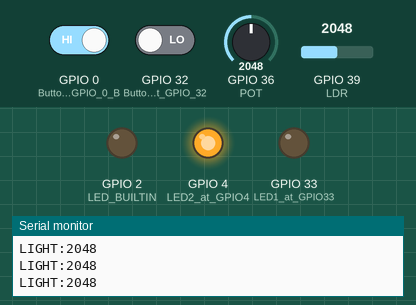
Simulated run of this sketch. Board: ESP32. Parts: output pins drawn as LEDs (lit = HIGH), the last lines printed to the serial monitor. The test bench sets the inputs (shaded band); at power-on: GPIO 0 (Button_Switch_at_GPIO_0_B) HIGH, GPIO 32 (Button_Switch_at_GPIO_32) LOW, GPIO 36 (POT) = 2048, GPIO 39 (LDR) = 2048.

Above: at 1.2 s.
1.3 s: GPIO 0 (Button_Switch_at_GPIO_0_B) driven LOW and GPIO 32 (Button_Switch_at_GPIO_32) driven HIGH
At 2.5 s:
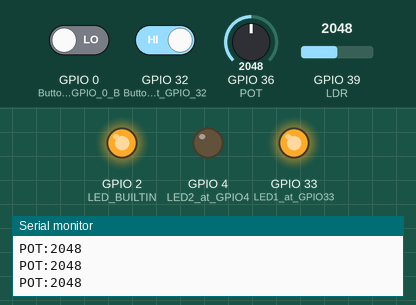
2.8 s: GPIO 36 (POT) set to 1063
4.3 s: GPIO 36 (POT) set to 973
Timing chart, 0 to 7.3 s (numbered marks = the images above; inputs shaded):
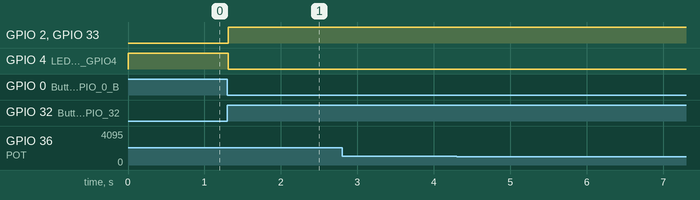

Measured:
- after the input at 1.3 s, GPIO 2 (LED_BUILTIN), GPIO 33 (LED1_at_GPIO33): LOW → HIGH at once; GPIO 4 (LED2_at_GPIO4): HIGH → LOW at once

The sketch:

Blink_ASC_BoardTest.ino
```cpp
// Test Program for IETE IoT Board
void setup() {
  pinMode(LED_BUILTIN, OUTPUT);
  pinMode(33, OUTPUT); // LED1 at GPIO33
  pinMode(4, OUTPUT); // LED2 at GPIO4
  pinMode(32,INPUT); // Button Switch at GPIO 32
  pinMode(0,INPUT); // Button Switch at GPIO 0 Boot Button
  Serial.begin(9600); // Serial Output at 9600 baud rate
  Serial.println("Jai Sri Ram Jai Sita Ram"); // Test message
}

// the loop function runs over and over again forever
void loop() {
  int s1 = 0; // Button status S1
  int s2 = 0; // Button status S2
  s1 = digitalRead(32); // Read the status of User Button at GPIO 32
  s2 = digitalRead(0); // Read the status of Boot Button at GPIO 0
  if(s1 == HIGH && s2 == LOW){ // If User button is pressed
  digitalWrite(33, HIGH);
  digitalWrite(LED_BUILTIN, HIGH);
  digitalWrite(4, LOW);
  int potvalue = analogRead(36); // POT Value from GPIO 36
  Serial.print("POT:");
  Serial.println(potvalue);
  }
   if(s1 == LOW && s2 == HIGH ){
  digitalWrite(33, LOW);
  digitalWrite(LED_BUILTIN, LOW);
  digitalWrite(4, HIGH);
  int LDRvalue = analogRead(39); // LDR Value from GPIO 39
  Serial.print("LIGHT:");
  Serial.println(LDRvalue);
   }

}
```
